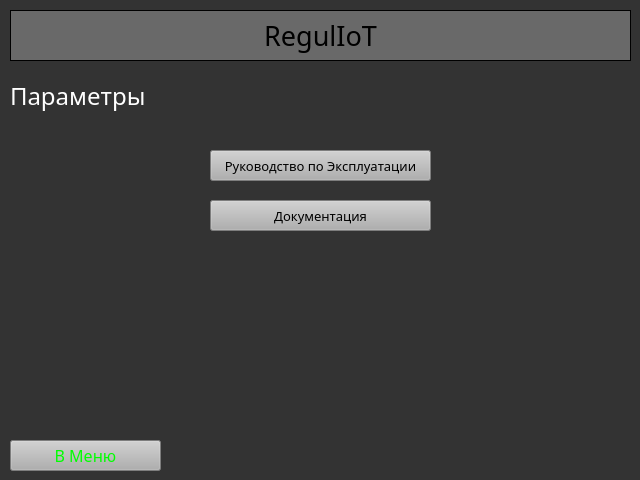
<?xml version="1.0" encoding="UTF-8"?>
<ui version="4.0">
 <class>IoT_SecurityPoint</class>
 <widget class="QMainWindow" name="IoT_SecurityPoint">
  <property name="geometry">
   <rect>
    <x>0</x>
    <y>0</y>
    <width>640</width>
    <height>480</height>
   </rect>
  </property>
  <property name="windowTitle">
   <string>MainWindow</string>
  </property>
  <property name="styleSheet">
   <string notr="true">background-color: rgb(51, 51, 51);</string>
  </property>
  <widget class="QWidget" name="centralwidget">
   <widget class="QPushButton" name="btn_app_doc">
    <property name="geometry">
     <rect>
      <x>210</x>
      <y>150</y>
      <width>221</width>
      <height>31</height>
     </rect>
    </property>
    <property name="font">
     <font>
      <family>Gotham</family>
      <pointsize>10</pointsize>
     </font>
    </property>
    <property name="styleSheet">
     <string notr="true">color: rgb(0, 0, 0);
border-color: rgb(0, 0, 0);
background-color: rgb(175, 175, 175);</string>
    </property>
    <property name="text">
     <string>Руководство по Эксплуатации</string>
    </property>
   </widget>
   <widget class="QPushButton" name="btn_tech_doc">
    <property name="geometry">
     <rect>
      <x>210</x>
      <y>200</y>
      <width>221</width>
      <height>31</height>
     </rect>
    </property>
    <property name="font">
     <font>
      <family>Gotham</family>
      <pointsize>10</pointsize>
     </font>
    </property>
    <property name="styleSheet">
     <string notr="true">color: rgb(0, 0, 0);
border-color: rgb(0, 0, 0);
background-color: rgb(175, 175, 175);</string>
    </property>
    <property name="text">
     <string>Документация</string>
    </property>
   </widget>
   <widget class="QLabel" name="header_name">
    <property name="geometry">
     <rect>
      <x>10</x>
      <y>10</y>
      <width>621</width>
      <height>51</height>
     </rect>
    </property>
    <property name="font">
     <font>
      <family>Gotham</family>
      <pointsize>20</pointsize>
     </font>
    </property>
    <property name="styleSheet">
     <string notr="true">color: rgb(0, 0, 0);
border-color: rgb(0, 0, 0);
background-color: rgb(105, 105, 105);</string>
    </property>
    <property name="frameShape">
     <enum>QFrame::Box</enum>
    </property>
    <property name="frameShadow">
     <enum>QFrame::Plain</enum>
    </property>
    <property name="text">
     <string>RegulIoT</string>
    </property>
    <property name="alignment">
     <set>Qt::AlignCenter</set>
    </property>
   </widget>
   <widget class="QPushButton" name="btn_back">
    <property name="geometry">
     <rect>
      <x>10</x>
      <y>440</y>
      <width>151</width>
      <height>31</height>
     </rect>
    </property>
    <property name="font">
     <font>
      <family>Gotham</family>
      <pointsize>12</pointsize>
     </font>
    </property>
    <property name="styleSheet">
     <string notr="true">color: rgb(0, 255, 0);
border-color: rgb(0, 0, 0);
background-color: rgb(175, 175, 175);</string>
    </property>
    <property name="text">
     <string>В Меню</string>
    </property>
   </widget>
   <widget class="QLabel" name="header_name_check_upd">
    <property name="geometry">
     <rect>
      <x>10</x>
      <y>70</y>
      <width>621</width>
      <height>51</height>
     </rect>
    </property>
    <property name="font">
     <font>
      <family>Gotham</family>
      <pointsize>18</pointsize>
     </font>
    </property>
    <property name="styleSheet">
     <string notr="true">color: rgb(255, 255, 255);</string>
    </property>
    <property name="frameShape">
     <enum>QFrame::NoFrame</enum>
    </property>
    <property name="frameShadow">
     <enum>QFrame::Plain</enum>
    </property>
    <property name="text">
     <string>Параметры</string>
    </property>
   </widget>
  </widget>
 </widget>
 <resources/>
 <connections/>
</ui>
